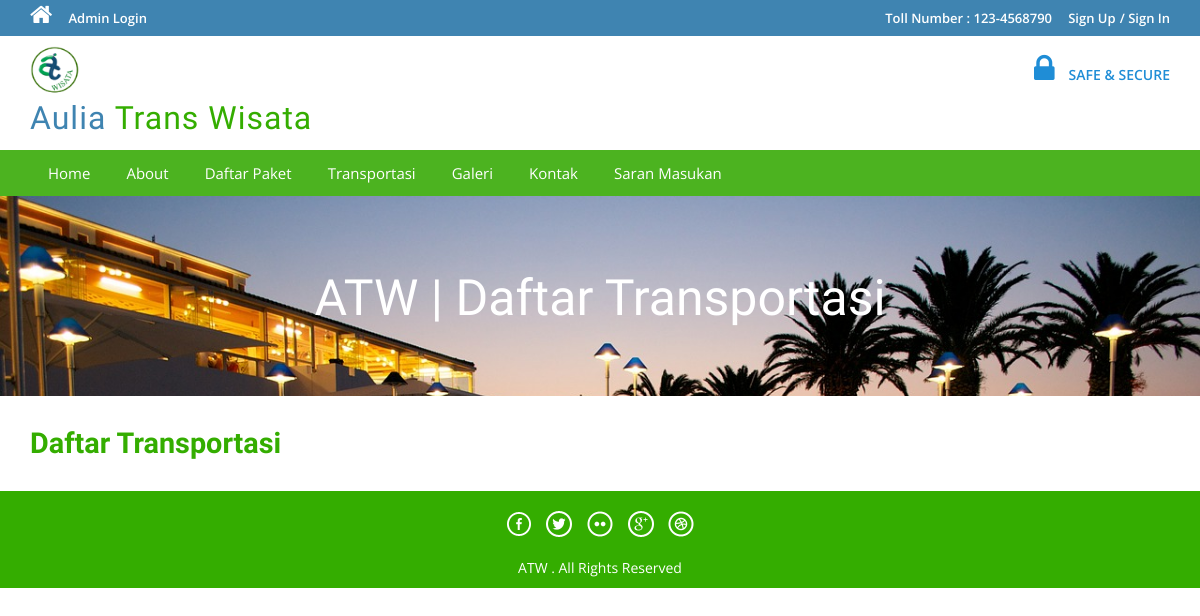
/transportasi-list.php, run on an earlier commit of the app's database.
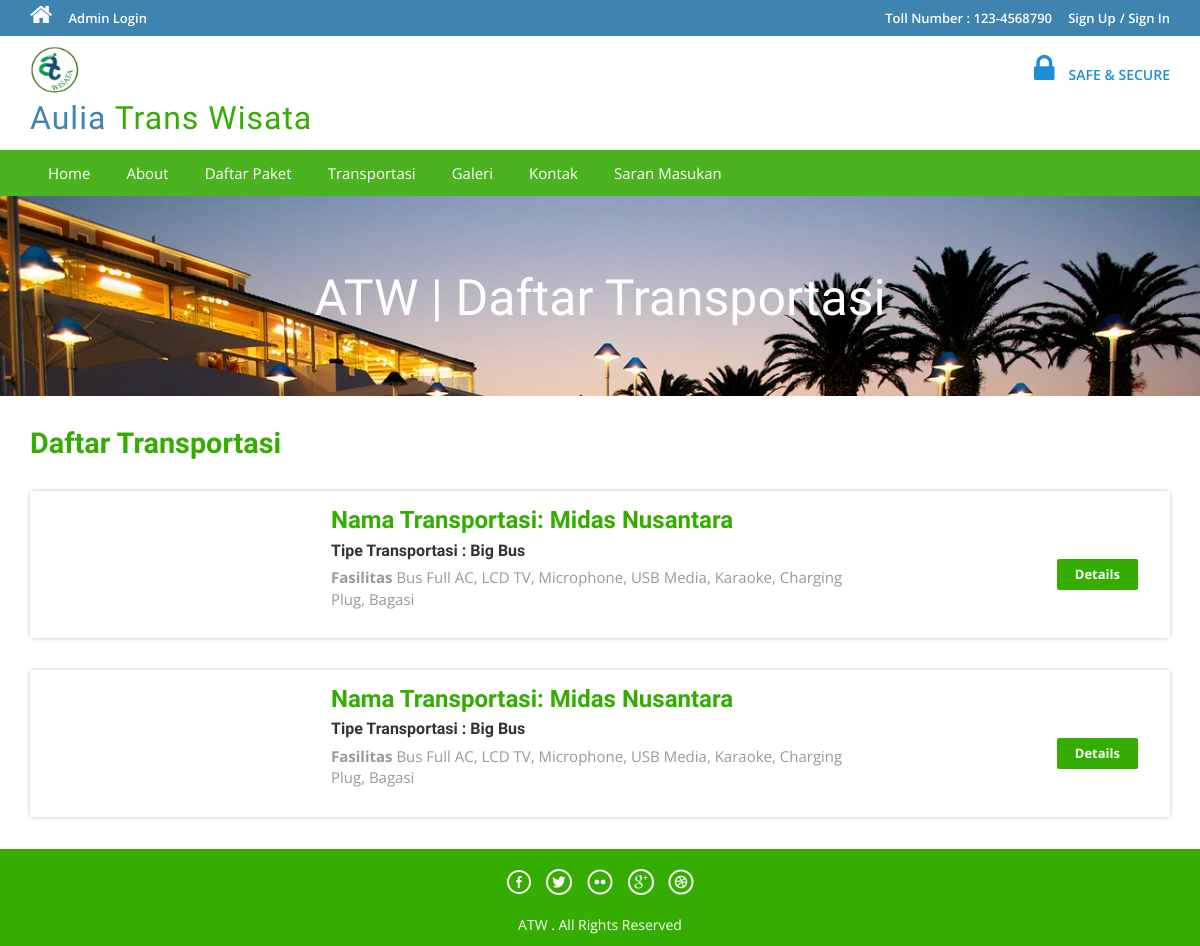
And on a later commit of the database.
### tables this page shows
CREATE TABLE `tbltransportasi` (
  `transid` int(11) NOT NULL,
  `TransName` varchar(200) NOT NULL,
  `TransType` varchar(150) NOT NULL,
  `TransFetures` varchar(255) NOT NULL,
  `TransDetails` mediumtext NOT NULL,
  `TransImage` varchar(100) NOT NULL
);

### transportasi-list.php (the view, shortened to what this page needs)
<?php
include('includes/config.php');
?>
<!DOCTYPE HTML>
<html>
<head>
<link href="css/bootstrap.css" rel='stylesheet' type='text/css' />
<link href="css/style.css" rel='stylesheet' type='text/css' />
<link href="css/font-awesome.css" rel="stylesheet">
<link href="css/animate.css" rel="stylesheet" type="text/css" media="all">
</head>
<body>
<?php include('includes/header.php');?>
<div class="banner-3">
	<div class="container">
		<h1 class="wow zoomIn animated animated" data-wow-delay=".5s" style="visibility: visible; animation-delay: 0.5s; animation-name: zoomIn;"> ATW | Daftar Transportasi</h1>
	</div>
</div>
<div class="rooms">
	<div class="container">
		<div class="room-bottom">
			<h3>Daftar Transportasi</h3>
<?php $sql = "SELECT * from tbltransportasi";
$query = $dbh->prepare($sql);
$query->execute();
$results=$query->fetchAll(PDO::FETCH_OBJ);
if($query->rowCount() > 0)
{
foreach($results as $result)
{	?>
			<div class="rom-btm">
				<div class="col-md-3 room-left wow fadeInLeft animated" data-wow-delay=".5s">
				</div>
				<div class="col-md-6 room-midle wow fadeInUp animated" data-wow-delay=".5s">
					<h4>Nama Transportasi: <?php echo htmlentities($result->TransName);?></h4>
					<h6>Tipe Transportasi : <?php echo htmlentities($result->TransType);?></h6>
					<p><b>Fasilitas</b> <?php echo htmlentities($result->TransFetures);?></p>
				</div>
				<div class="col-md-3 room-right wow fadeInRight animated" data-wow-delay=".5s">
					<a href="transportasi-details.php?pkgid=<?php echo htmlentities($result->PackageId);?>" class="view">Details</a>
				</div>
				<div class="clearfix"></div>
			</div>
<?php }} ?>
		</div>
	</div>
</div>
<?php include('includes/footer.php');?>
</body>
</html>

What changed in the data, as far as the page shows it:
added tbltransportasi: TransName "Midas Nusantara", TransType "Big Bus", TransFetures "Bus Full AC, LCD TV, Microphone, USB Media, Karaoke, Charging Plug, Bagasi"
added tbltransportasi: TransName "Midas Nusantara", TransType "Big Bus", TransFetures "Bus Full AC, LCD TV, Microphone, USB Media, Karaoke, Charging Plug, Bagasi"
